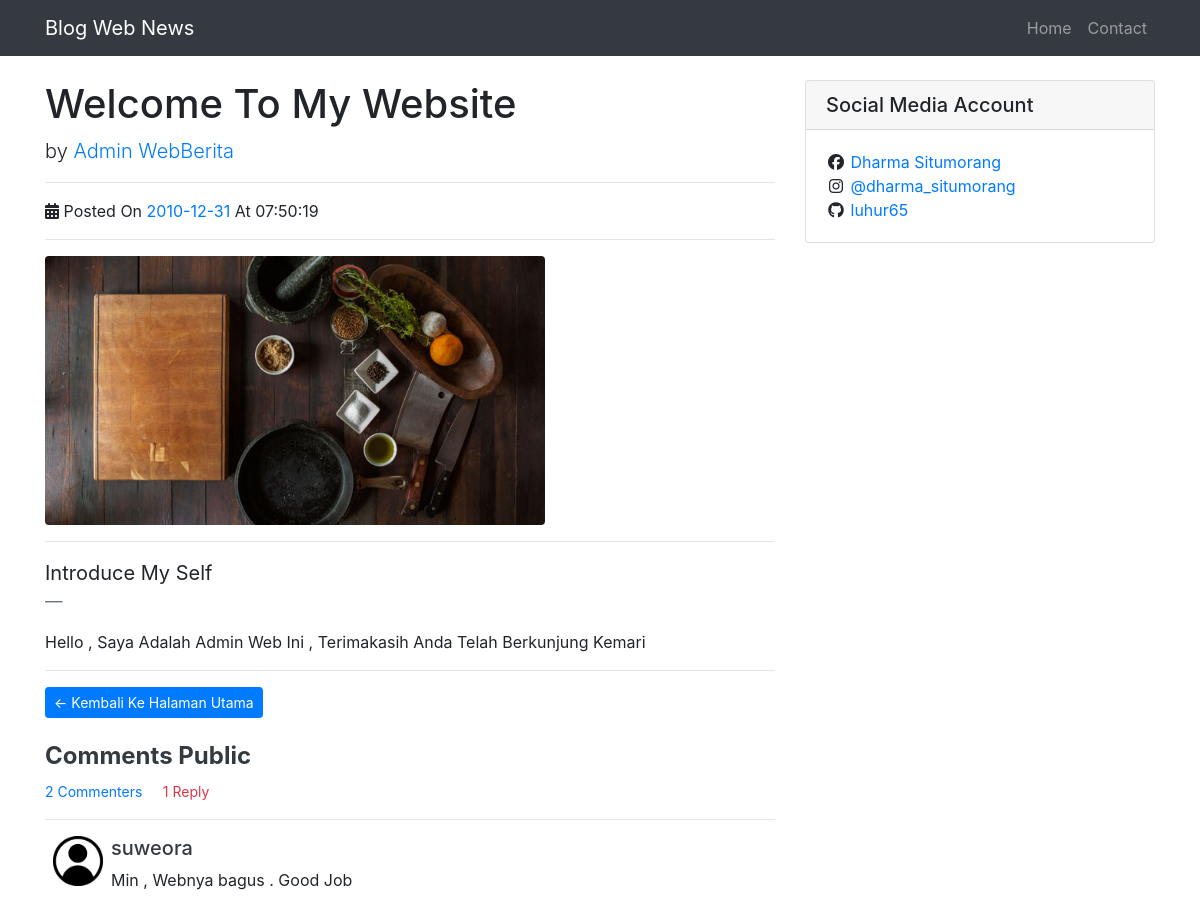
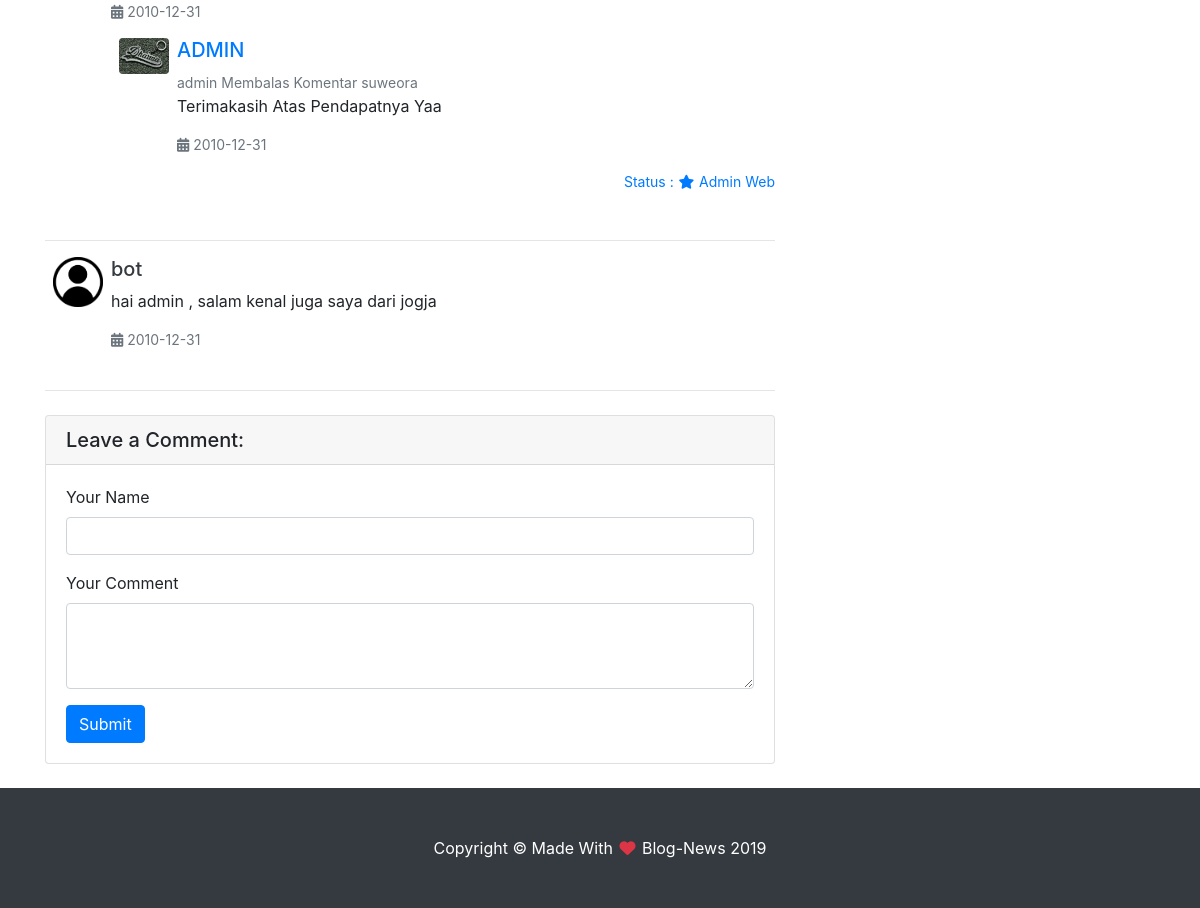
/view?mod=3, run on the app's committed database (2 pictures, top to bottom).
### tables this page shows
CREATE TABLE `tb_news` (
  `idberita` int(11) NOT NULL,
  `judul` varchar(255) NOT NULL,
  `berita` text NOT NULL,
  `tglberita` date NOT NULL,
  `jamberita` time NOT NULL,
  `penulis` int(11) NOT NULL,
  `gambar` varchar(250) NOT NULL,
  `isi_lengkap` text NOT NULL
);

CREATE TABLE `penulis` (
  `id` int(11) NOT NULL,
  `full_name` varchar(288) NOT NULL,
  `tgllahir` date NOT NULL,
  `jenis_gender` varchar(100) NOT NULL,
  `alamat` text NOT NULL,
  `hp` varchar(50) NOT NULL,
  `icon` varchar(250) NOT NULL,
  `join` date NOT NULL,
  `is_active` int(1) NOT NULL,
  `username` varchar(288) NOT NULL,
  `email` varchar(288) NOT NULL,
  `password` varchar(288) NOT NULL,
  `user_role` int(11) NOT NULL
);

CREATE TABLE `comment` (
  `comKey` int(11) NOT NULL,
  `Name` varchar(255) NOT NULL,
  `Comments` text NOT NULL,
  `write` date NOT NULL,
  `berita` int(11) NOT NULL,
  `ditanggapi` int(1) NOT NULL,
  `img` varchar(255) NOT NULL
);

CREATE TABLE `reply_send` (
  `idreply` int(11) NOT NULL,
  `pengirim` varchar(255) NOT NULL,
  `tujuanPesan` varchar(255) NOT NULL,
  `balasan` text NOT NULL,
  `date` date NOT NULL,
  `id_commentar` int(11) NOT NULL,
  `tempatberita` int(11) NOT NULL
);

### control/Function.php (called while the page is built, shortened)
<?php
$hostname     = "localhost";
$username     = "root";
$password     = "";
$databasename = "web-berita";
$conn = mysqli_connect($hostname, $username, $password, $databasename);
function query($query) {
    global $conn;
    $result = mysqli_query($conn, $query);
    $rows   = [];
    while ($row = mysqli_fetch_assoc($result)) {
        $rows[] = $row;
    }
    return $rows;
}
?>

### view.php (the view, shortened to what this page needs)
<?php
$id     = $_GET['mod'];
$query  = "SELECT * FROM tb_news INNER JOIN penulis on tb_news.penulis  = penulis.id WHERE idberita  = '$id'";
$berita = query($query);
$komentar        = query("SELECT * FROM comment INNER JOIN tb_news on comment.berita = tb_news.idberita WHERE idberita = '$id' Order By comKey DESC");
$jumlahKomentar  = count(query("SELECT * FROM comment INNER JOIN tb_news on comment.berita = tb_news.idberita WHERE idberita = '$id' Order By comKey DESC"));
$balasanKomentar = query("SELECT * FROM reply_send JOIN tb_news on reply_send.tempatberita = tb_news.idberita JOIN penulis on tb_news.penulis = penulis.id WHERE tempatberita = '$id'");
$jumlahReply     = count(query("SELECT * FROM reply_send JOIN tb_news on reply_send.tempatberita = tb_news.idberita JOIN penulis on tb_news.penulis = penulis.id WHERE tempatberita = '$id'"));
?>
<!DOCTYPE html>
<html lang="id">
<head>
  <link href="vendor/bootstrap/css/bootstrap.min.css" rel="stylesheet">
  <link rel="stylesheet" href="vendor/fontawesome-free/css/all.min.css">
  <link href="css/blog-home.css" rel="stylesheet">
</head>
<body>
  <nav class="navbar navbar-expand-lg navbar-dark bg-dark fixed-top">
    <div class="container">
      <a class="navbar-brand" href="#">Blog Web News</a>
      <div class="collapse navbar-collapse" id="navbarResponsive">
        <ul class="navbar-nav ml-auto">
          <li class="nav-item">
            <a class="nav-link" href="index">Home
            </a>
          </li>
          <li class="nav-item">
            <a class="nav-link" href="#socialMedia">Contact</a>
          </li>
        </ul>
      </div>
    </div>
  </nav>
  <div class="container">
    <div class="row">
      <div class="col-lg-8">
        <?php foreach ($berita as $news): ?>
        <h1 class="mt-4"><?=$news['judul']?></h1>
        <p class="lead">
          by
          <a href="control/profile/Oauth?mod=<?=$news['full_name']?>&icon=<?=$news['id']?>"><?=$news['full_name']?></a>
        </p>
        <hr>
        <p> <i class="fas fa-calendar-alt"></i> Posted On <span class="text-primary"><?=$news['tglberita']?> </span>  At <?=$news['jamberita']?> </p>
        <hr>
        <img class="img-fluid rounded" width="500" src="img/news-icon/<?=$news['gambar']?>">
        <hr>
        <blockquote class="blockquote">
          <p class="mb-0"><?=$news['berita']?></p>
          <footer class="blockquote-footer">
          </footer>
        </blockquote>
        <p><?=$news['isi_lengkap']?></p>
        <hr>
        <?php endforeach;?>
        <div class="mb-4 mt-2">
          <a href="index" class="btn btn-primary btn-sm"> &larr; Kembali Ke Halaman Utama</a>
        </div>
         <?php if ($jumlahKomentar > 0 && $jumlahReply > 0): ?>
           <h3 class="h4 text-dark font-weight-bold">Comments Public</h3>
        <span class="text-primary small"><?=$jumlahKomentar?> Commenters</span>
        <span class="text-danger small mx-3"><?=$jumlahReply;?> Reply</span>
        <hr>
         <?php endif?>
        <?php foreach ($komentar as $kmtr): ?>
        <div class="media mb-4">
          <img width="50" src="img/<?=$kmtr['img']?>" alt="Profile Commenter" class="img-fluid img-profile rounded mx-2">
          <div class="media-body">
            <h5 class="mt-0"> <span class="text-dark"><?=$kmtr['Name']?></span></h5>
            <p><?=$kmtr['Comments']?></p>
            <p class="small text-muted"> <i class="fas fa-calendar-alt"></i> <?=$kmtr['write']?></p>
            <?php foreach ($balasanKomentar as $list): ?>
            <?php if ($list['id_commentar'] == $kmtr['comKey']): ?>
            <div class="mb-4 mt-2">
              <div class="media mb-4">
                <img width="50" src="img/user-icon/<?=$list['icon']?>" alt="Profile Admin" class="img-fluid img-profile rounded mx-2">
                <div class="media-body">
                  <h5 class="mt-0">
                    <span class="text-primary text-uppercase">
                      <?=$list['pengirim']?>
                      </span>
                  </h5>
                    <span class="text-muted small">
                      <?=$list['pengirim']?> Membalas Komentar <?=$kmtr['Name']?>
                    </span>
                    <p><?=$list['balasan']?></p>
                    <p class="small text-muted"> <i class="fas fa-calendar-alt"></i> <?=$list['date']?></p>
                    <span class="text-primary float-right small">
                      <?php if ($list['user_role'] == "1"): ?>
                        Status : <i class="fas fa-star fa-fw"></i> Admin Web
                        <?php elseif ($list['user_role'] == "2"): ?>
                          Status : <i class="fas fa-users fa-fw"></i> Member Web
                      <?php endif?>
                    </span>
                </div>
              </div>
            </div>
          <?php endif?>
          <?php endforeach;?>
          </div>
        </div>
        <hr>
        <?php endforeach;?>
        <div class="card my-4">
          <h5 class="card-header">Leave a Comment:</h5>
          <div class="card-body">
            <form action="" method="post">
              <div class="form-group">
                <label for="nama">Your Name</label>
                <input type="text" name="nama" class="form-control" id="nama" required>
              </div>
              <div class="form-group">
                <label for="comment">Your Comment</label>
                <textarea class="form-control" rows="3" name="comment" id="comment"></textarea>
              </div>
              <button type="submit" class="btn btn-primary" name="send">Submit</button>
            </form>
          </div>
        </div>
      </div>
      <div class="col-md-4">
        <div class="card my-4">
          <h5 class="card-header">Social Media Account</h5>
          <div class="card-body">
            <div>
              <i class="fab fa-fw fa-facebook"></i>
              <a href="http://www.facebook.com/Adiknya.situmorang">
                 Dharma Situmorang
              </a>
            </div>
            <div>
              <i class="fab fa-fw fa-instagram"></i>
              <a href="http://www.instagram.com/dharma_situmorang">
                 @dharma_situmorang
              </a>
            </div>
            <div>
              <i class="fab fa-fw fa-github"></i>
              <a href="http://www.github.com/luhur65">
                 luhur65
              </a>
            </div>
          </div>
        </div>
          </div>
        </div>
        </div>
  <footer class="py-5 bg-dark">
    <div class="container">
      <p class="m-0 text-center text-white">Copyright &copy; Made With <i class="fas fa-fw fa-heart text-danger"></i> Blog-News 2019</p>
    </div>
  </footer>
</body>
</html>

### css/blog-home.css (style rules this page uses)
body { padding-top: 56px; }

### data on the page
tb_news: judul "Welcome To My Website", penulis.full_name "Admin WebBerita", tglberita "2010-12-31", jamberita "07:50:19", gambar (picture), berita "Introduce My Self", isi_lengkap "Hello , Saya Adalah Admin Web Ini , Terimakasih Anda Telah Berkunjung Kemari"
comment: img (picture), Name "suweora", Comments "Min , Webnya bagus . Good Job", write "2010-12-31"
reply_send: penulis.icon (picture), pengirim "ADMIN", pengirim "admin", balasan "Terimakasih Atas Pendapatnya Yaa", date "2010-12-31"
comment: img (picture), Name "bot", Comments "hai admin , salam kenal juga saya dari jogja", write "2010-12-31"

### other printed values
$jumlahKomentar "2"
$jumlahReply "1"
